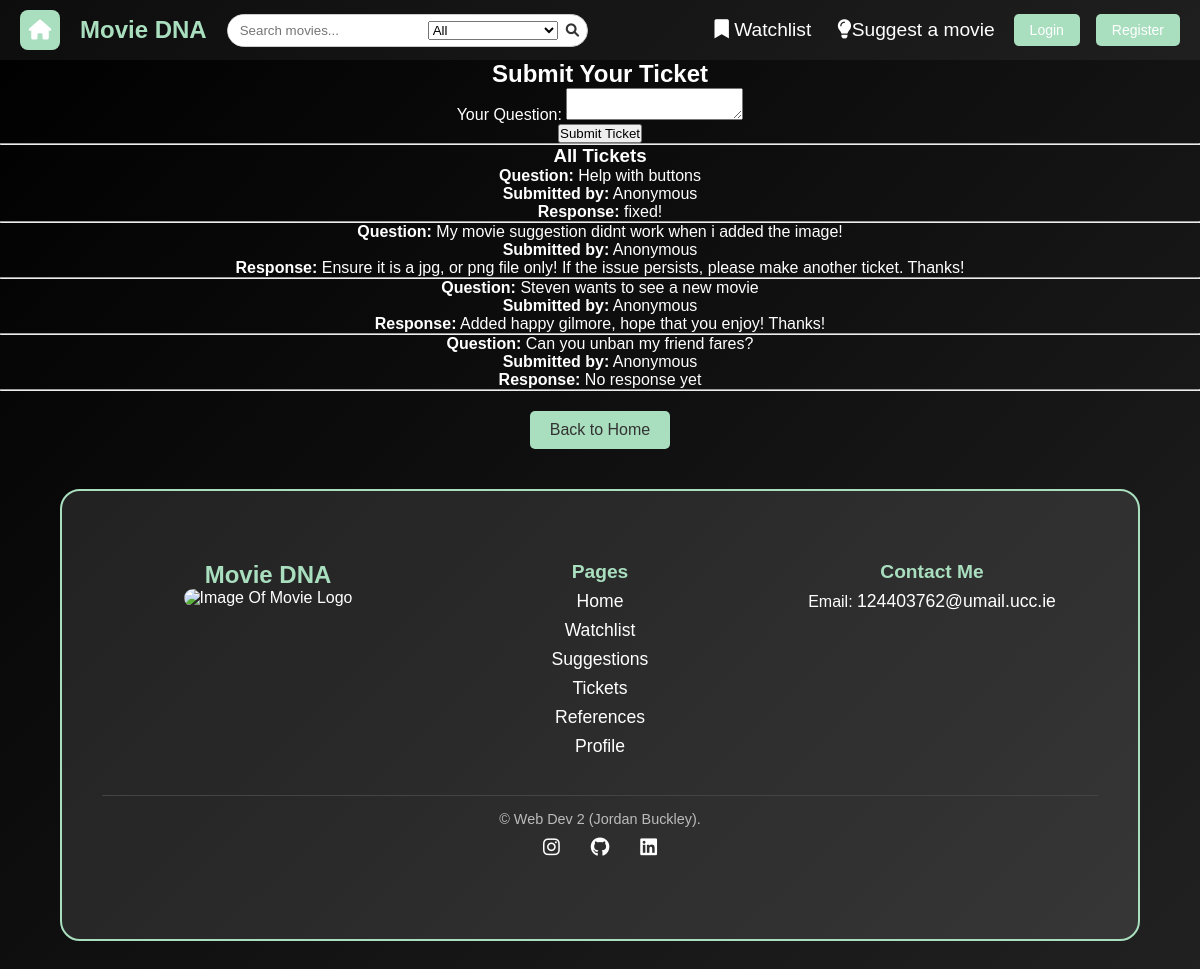
Before: /submit_ticket with the older database file.
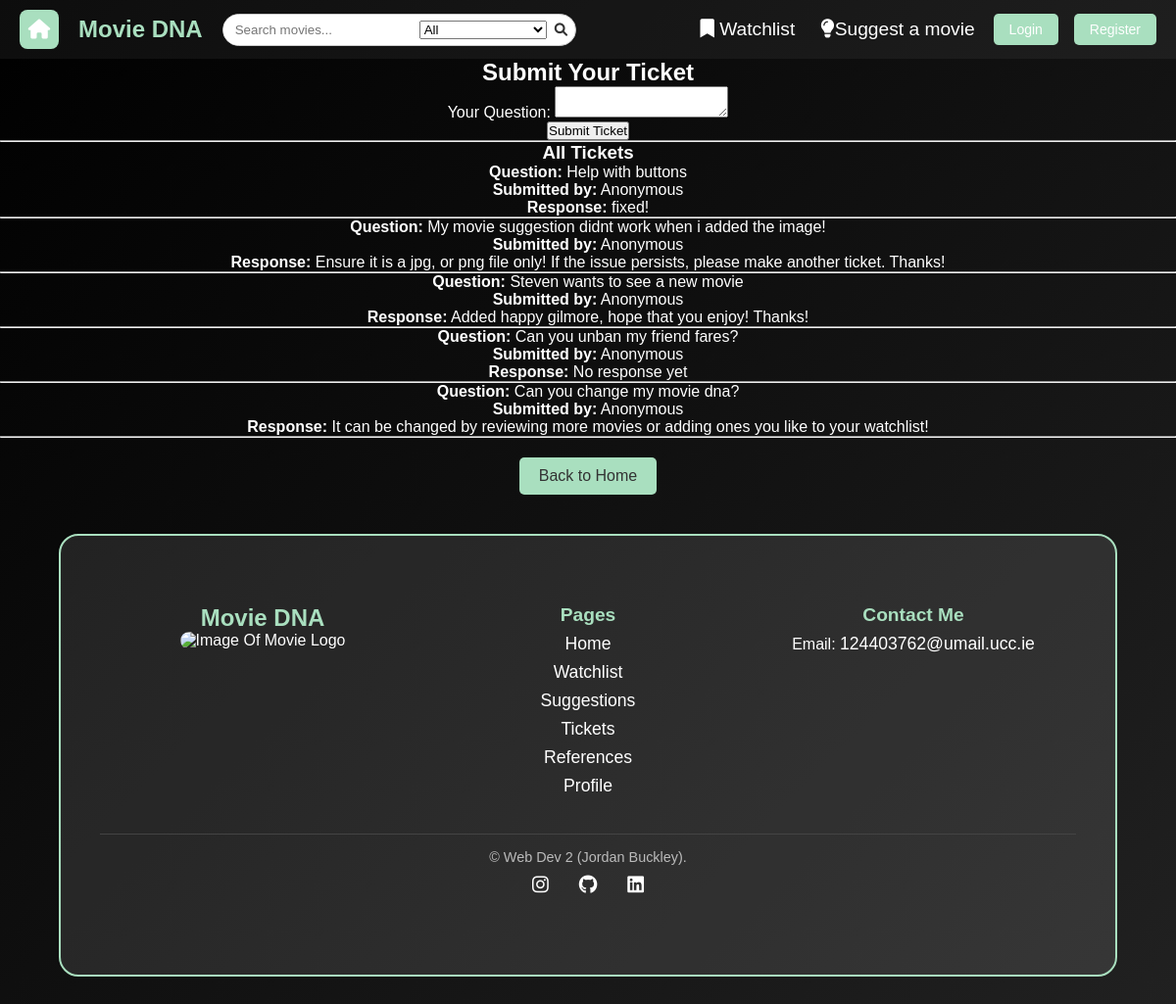
After: the same page with the newer database file.
### tables this page shows
CREATE TABLE tickets (
    id INTEGER PRIMARY KEY AUTOINCREMENT,
    user_id TEXT NOT NULL, 
    question TEXT NOT NULL,
    response TEXT, 
    is_responded BOOLEAN DEFAULT 0,
    FOREIGN KEY (user_id) REFERENCES users(user_id)
);

### app.py (the view)
@app.route("/submit_ticket", methods=["GET", "POST"])
def submit_ticket():
    form = TicketForm()
    db = get_db()
    if form.validate_on_submit():
        question = form.question.data
        user_id = session.get('user_id')
        db.execute("INSERT INTO tickets (user_id, question) VALUES (?, ?)", (user_id, question))
        db.commit()
        return redirect(url_for("submit_ticket"))
    tickets = db.execute("SELECT * FROM tickets").fetchall()
    return render_template("submit_ticket.html", form=form, tickets=tickets)

### forms.py
class TicketForm(FlaskForm):
    question = TextAreaField("Your Question", validators=[InputRequired()])
    submit = SubmitField("Submit Ticket")

### app.py (called while the page is built)
@app.before_request
def load_logged_in_user():
    g.user = session.get("user_id")
    g.is_admin = session.get("is_admin", False)

### database.py (called while the page is built)
def get_db():
    if "db" not in g:
        g.db = sqlite3.connect(DATABASE,
                                detect_types=sqlite3.PARSE_DECLTYPES
                        )
        g.db.row_factory = sqlite3.Row
    return g.db

### templates/submit_ticket.html (shortened to what this page needs)
{% extends "base.html" %}
{% block main_content %}
<h2>Submit Your Ticket</h2>
<form method="POST">
    <label for="question">Your Question:</label>
    {{ form.question(size=50) }}
    <br>
    {{ form.submit() }}
</form>
<hr>
<h3>All Tickets</h3>
{% for ticket in tickets %}
    <div>
        <p><strong>Question:</strong> {{ ticket['question'] }}</p>
        <p><strong>Submitted by:</strong> Anonymous</p>
        <p><strong>Response:</strong> {{ ticket['response'] if ticket['response'] else "No response yet" }}</p>
        <hr>
    </div>
{% endfor %}
<a href="{{ url_for('index') }}" class="back-button">Back to Home</a>
{% endblock %}

Changed rows visible on the page:
added tickets: question "Can you change my movie dna?", response "It can be changed by reviewing more movies or adding ones you like to your watchlist!"
